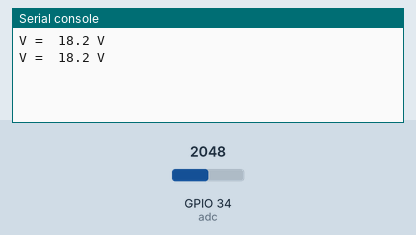
The program below on a simulated ESP32 board running MicroPython. Parts: the last lines printed to the serial console. The test bench sets the inputs (shaded band); at power-on: GPIO 34 (adc) = 2048 (analog values on the 0–4095 scale).

Above: at 1.2 s.
1.3 s: GPIO 34 (adc) set to 491
At 2.7 s:
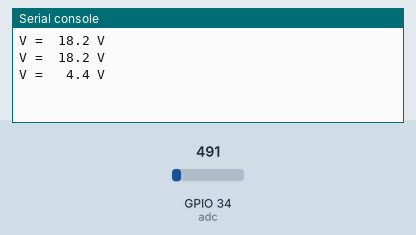
3.5 s: GPIO 34 (adc) set to 0
At 4.8 s:
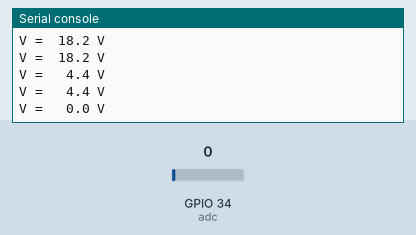

Measured:
- after the input at 1.3 s, the serial console: prints a new line after 0.70 s (image 1)
- after the input at 3.5 s, the serial console: prints a new line after 0.50 s (image 2)

The program:

Voltmeter_30V.py
```python
# Voltmeter_30V.py

from machine import ADC, Pin
from time import sleep

adc = ADC(Pin(34))  # create ADC object on ADC pin
adc.atten(ADC.ATTN_11DB)

Vref=3.30           # internal reference voltage
R1=100              # for voltage divider
R2=10               # for voltage divide
cal=1*(R1+R2)/R2    # calibration factor

while True:
  output="V = {:5.1f} V"
  print(output.format(adc.read()*Vref/4095*cal))
  sleep(1)
```
